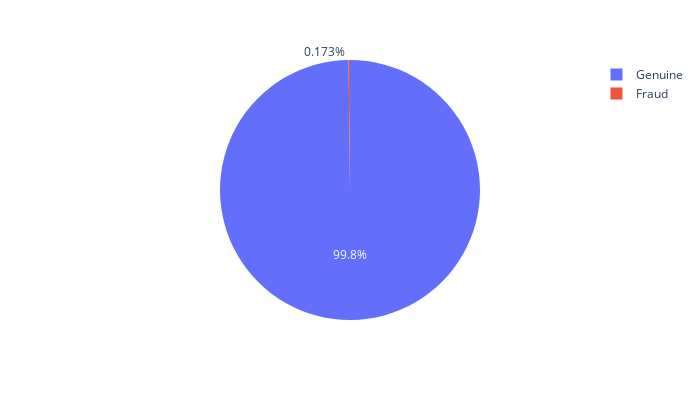

The notebook cell saved with this chart:
### Code cell
#imbalance check

labels = ['Genuine', 'Fraud']

fraud_not = df['Class'].value_counts().tolist()
values = [fraud_not[0], fraud_not[1]]

fig = px.pie(values=df['Class'].value_counts(), names=labels, width=700, height=400)
fig.show()

### Figure 1 — Plotly figure (JSON) as saved in the notebook; plotly's stock layout.template omitted (floating-point values rounded to 4 significant figures)
{"data": [{"domain": {"x": [0, 1], "y": [0, 1]}, "hovertemplate": "label=%{label}<br>value=%{value}<extra></extra>", "labels": ["Genuine", "Fraud"], "legendgroup": "", "name": "", "showlegend": true, "type": "pie", "values": [284315, 492]}], "layout": {"height": 400, "legend": {"tracegroupgap": 0}, "margin": {"t": 60}, "width": 700}}
